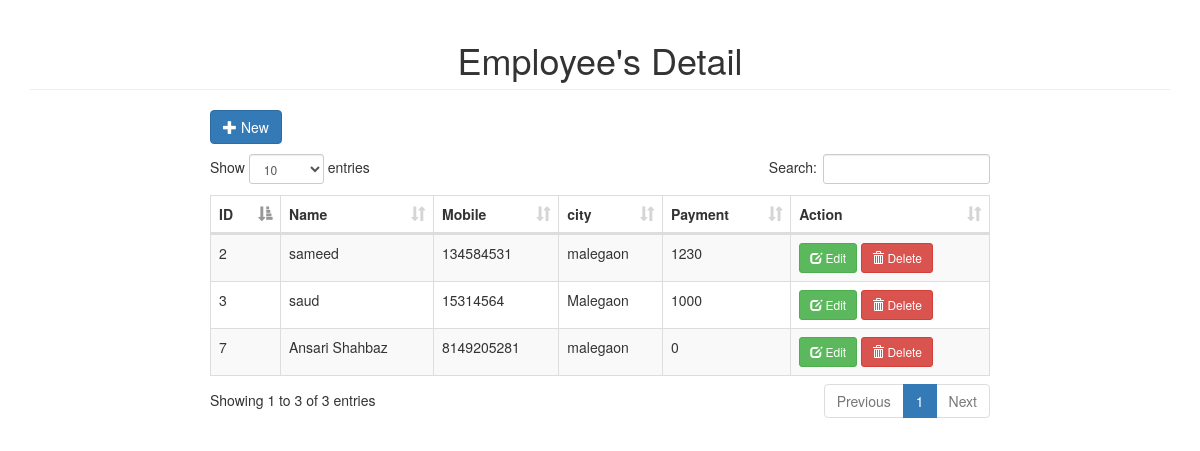
Page /employee/employee.php on the earlier database version.
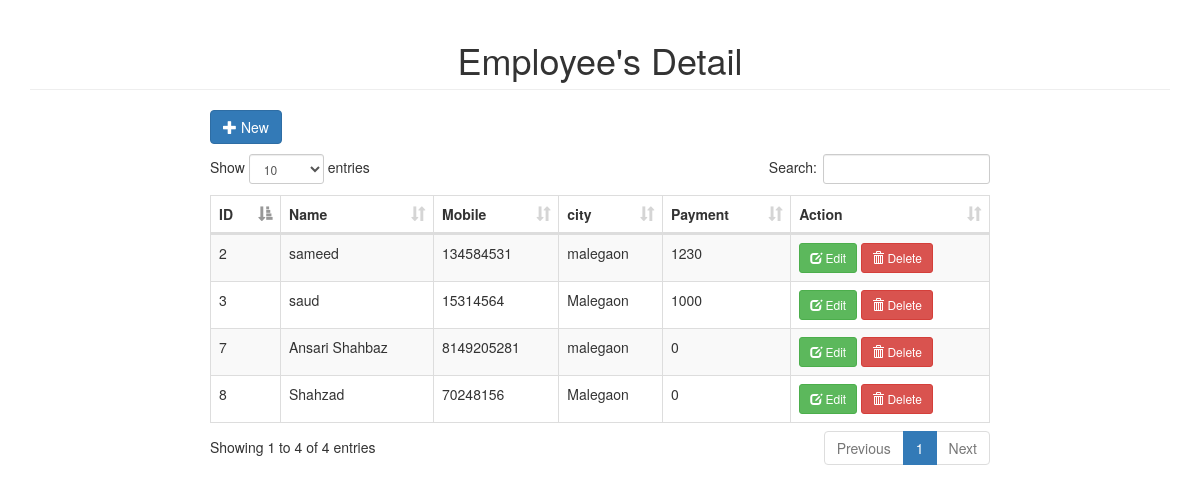
Same page on the later database version.
### tables this page shows
CREATE TABLE `employee` (
  `id` int(11) NOT NULL,
  `emp_name` varchar(191) NOT NULL,
  `mobile` varchar(21) NOT NULL,
  `city` varchar(191) NOT NULL,
  `payment` int(11) NOT NULL,
  `time` timestamp NOT NULL DEFAULT current_timestamp()
);

### employee/employee.php (the view, shortened to what this page needs)
<!DOCTYPE html>
<html>
<head>
	<link rel="stylesheet" type="text/css" href="../bootstrap/css/bootstrap.min.css">
	<link rel="stylesheet" type="text/css" href="../datatable/dataTable.bootstrap.min.css">
</head>
<body>
<div class="container">
	<h1 class="page-header text-center">Employee's Detail</h1>
	<div class="row">
		<div class="col-sm-8 col-sm-offset-2">
			<div class="row">
				<a href="#addnew" data-toggle="modal" class="btn btn-primary"><span class="glyphicon glyphicon-plus"></span> New</a>
			</div>
			<div class="height10">
			</div>
			<div class="row">
				<table id="myTable" class="table table-bordered table-striped">
					<thead>
						<th>ID</th>
						<th>Name</th>
						<th>Mobile</th>
						<th>city</th>
						<th>Payment</th>
						<th>Action</th>
					</thead>
					<tbody>
						<?php
							include_once('connection.php');
							$sql = "SELECT * FROM employee";
							$query = $conn->query($sql);
							while($row = $query->fetch_assoc()){
								echo
								"<tr>
									<td>".$row['id']."</td>
									<td>".$row['emp_name']."</td>
									<td>".$row['mobile']."</td>
									<td>".$row['city']."</td>
									<td>".$row['payment']."</td>
									<td>
										<a href='#edit_".$row['id']."' class='btn btn-success btn-sm' data-toggle='modal'><span class='glyphicon glyphicon-edit'></span> Edit</a>
										<a href='#delete_".$row['id']."' class='btn btn-danger btn-sm' data-toggle='modal'><span class='glyphicon glyphicon-trash'></span> Delete</a>
									</td>
								</tr>";
							}
						?>
					</tbody>
				</table>
			</div>
		</div>
	</div>
</div>
</body>
</html>

Differences in the rows shown:
added employee: id "8", emp_name "Shahzad", mobile "70248156", city "Malegaon", payment "0"
Other differences:
text written by a page script: "Show entries Search: Showing 1 to 3 of 3 entries Previous 1 Next" → "Show entries Search: Showing 1 to 4 of 4 entries Previous 1 Next"
